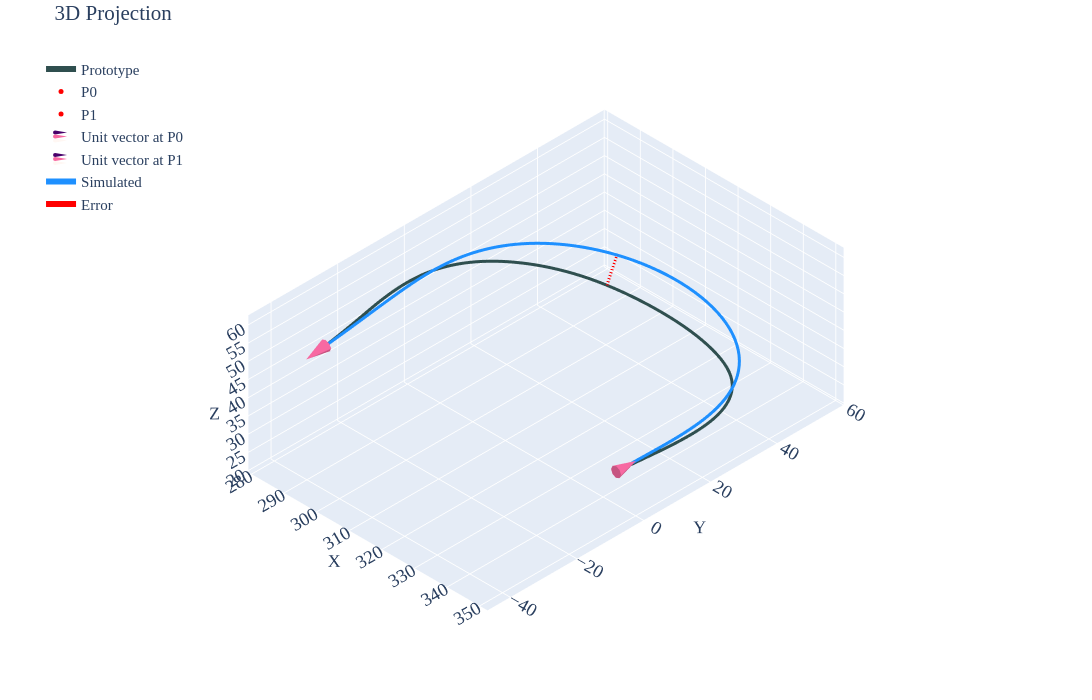

This figure's notebook cell:
### Code cell
#| label: p3c1

gravity_looper(psit=3,case=1,youngs_modulus=0.0032445,pfix='youngs-sens\\youngs-90-3244\\')
